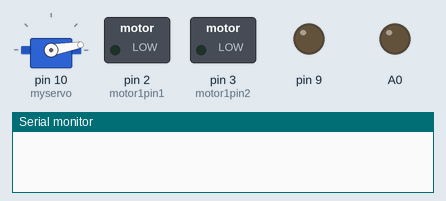
A sketch run on a simulated Arduino Uno, built with avr-gcc and run on an emulated ATmega328P. On the bench: servo, switched loads named in the sketch (green lamp = pin HIGH), output pins drawn as LEDs (lit = HIGH), the last lines printed to the serial monitor.

Above: at 0.1 s.
At 5.1 s:
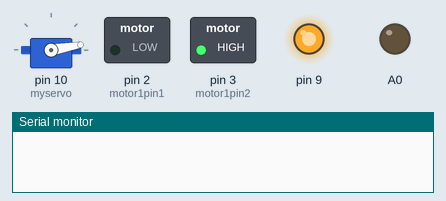
At 17.1 s:
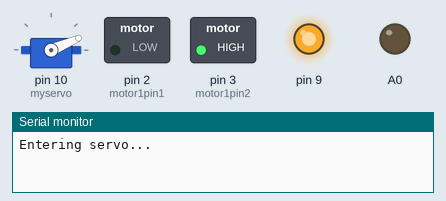
At 20.1 s:
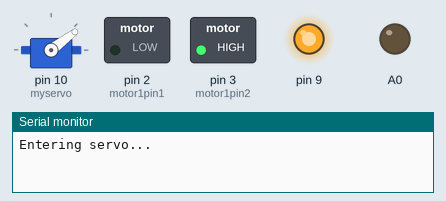
At 23.1 s:
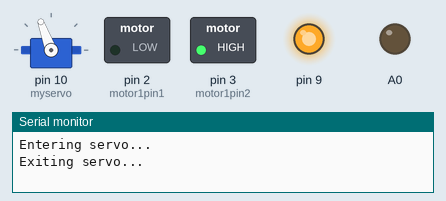
Timing chart, 0 to 24.6 s (numbered marks = the images above):
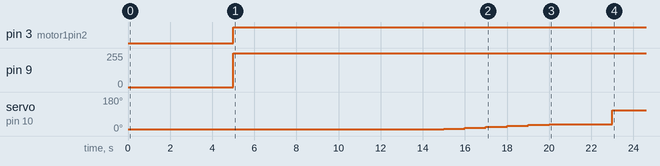

The sketch:

Hand_test.ino
```cpp
#include <Servo.h>

Servo myservo;  // Create a Servo object

int motor1pin1 = 2;
int motor1pin2 = 3;

void setup() {
  Serial.begin(9600);  // Open the serial port at 9600 bps:

  // Initialize the project pins as outputs
  pinMode(motor1pin1, OUTPUT);
  pinMode(motor1pin2, OUTPUT);
  pinMode(9, OUTPUT);
  pinMode(A0, OUTPUT);

  // Attach the servo on pin 10 and set an initial position
  myservo.attach(10);
  myservo.write(10);
}

void loop() {
  // Turn the relay on (set the A0 pin high)
  digitalWrite(A0, LOW);
    delay(5000);  // Wait for a while
  // DC motor control
  analogWrite(9, 254);  // Set ENA pin to high for full speed

  digitalWrite(motor1pin1, LOW);
  digitalWrite(motor1pin2, HIGH);

  delay(10000);  // Wait for a while

  // Sweep the servo from 90 to 5 degrees
  Serial.print("Entering servo...\n");
  // for (int pos = 90; pos >= 5; pos -= 5) {
  //   myservo.write(pos);
  //   Serial.print("moving...\n");
  //   delay(3000);  // Delay to clearly see the movement
  // }
  myservo.write(12);
  delay(1000); //4000
  myservo.write(17);
  delay(1000);
  myservo.write(23);
  delay(1000);
  myservo.write(28);
  delay(1000);
  myservo.write(33);
  delay(1000);
  myservo.write(37);
  delay(1000);
  Serial.print("Exiting servo...\n");

  delay(2000);  // Wait between cycles

  myservo.write(110);  // Set the servo to a specific position

  // Turn the relay off (set the A0 pin low)
  delay(1000 * 60 * 2);  // Wait for 2 minutes
}
```

Measured:
- by itself, pin 3 (motor1pin2): LOW → HIGH at 5.0 s
- by itself, pin 9: 0/255 → 254/255 at 5.0 s
- by itself, servo on pin 10 (myservo): moves from 10° to 110° over 8.0 s
